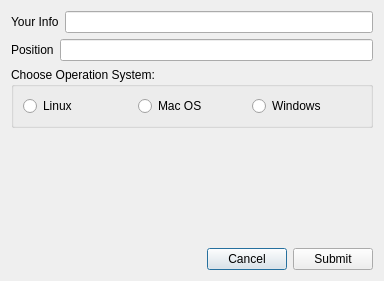
<?xml version="1.0" encoding="UTF-8"?>
<ui version="4.0">
 <class>Dialog</class>
 <widget class="QDialog" name="Dialog">
  <property name="geometry">
   <rect>
    <x>0</x>
    <y>0</y>
    <width>384</width>
    <height>281</height>
   </rect>
  </property>
  <property name="windowTitle">
   <string>Dialog</string>
  </property>
  <layout class="QVBoxLayout" name="verticalLayout_3">
   <item>
    <layout class="QVBoxLayout" name="verticalLayout">
     <item>
      <layout class="QHBoxLayout" name="horizontalLayout_2">
       <item>
        <widget class="QLabel" name="label">
         <property name="text">
          <string>Your Info</string>
         </property>
        </widget>
       </item>
       <item>
        <widget class="QLineEdit" name="infoLineEdit"/>
       </item>
      </layout>
     </item>
     <item>
      <layout class="QHBoxLayout" name="horizontalLayout">
       <item>
        <widget class="QLabel" name="label_2">
         <property name="text">
          <string>Position</string>
         </property>
        </widget>
       </item>
       <item>
        <widget class="QLineEdit" name="positionLineEdit"/>
       </item>
      </layout>
     </item>
     <item>
      <widget class="QGroupBox" name="groupBox">
       <property name="title">
        <string>Choose Operation System:</string>
       </property>
       <layout class="QHBoxLayout" name="horizontalLayout_3">
        <item>
         <widget class="QRadioButton" name="linuxRadioButton">
          <property name="text">
           <string>Linux</string>
          </property>
         </widget>
        </item>
        <item>
         <widget class="QRadioButton" name="macRadioButton">
          <property name="text">
           <string>Mac OS</string>
          </property>
         </widget>
        </item>
        <item>
         <widget class="QRadioButton" name="windowsRadioButton">
          <property name="text">
           <string>Windows</string>
          </property>
         </widget>
        </item>
       </layout>
      </widget>
     </item>
    </layout>
   </item>
   <item>
    <layout class="QVBoxLayout" name="verticalLayout_2">
     <item>
      <spacer name="verticalSpacer">
       <property name="orientation">
        <enum>Qt::Vertical</enum>
       </property>
       <property name="sizeHint" stdset="0">
        <size>
         <width>17</width>
         <height>58</height>
        </size>
       </property>
      </spacer>
     </item>
     <item>
      <layout class="QHBoxLayout" name="horizontalLayout_4">
       <item>
        <spacer name="horizontalSpacer">
         <property name="orientation">
          <enum>Qt::Horizontal</enum>
         </property>
         <property name="sizeHint" stdset="0">
          <size>
           <width>40</width>
           <height>20</height>
          </size>
         </property>
        </spacer>
       </item>
       <item>
        <widget class="QPushButton" name="cancelDialogButton">
         <property name="enabled">
          <bool>true</bool>
         </property>
         <property name="text">
          <string>Cancel</string>
         </property>
        </widget>
       </item>
       <item>
        <widget class="QPushButton" name="submitDialogButton">
         <property name="text">
          <string>Submit</string>
         </property>
        </widget>
       </item>
      </layout>
     </item>
    </layout>
   </item>
  </layout>
 </widget>
 <resources/>
 <connections/>
</ui>
